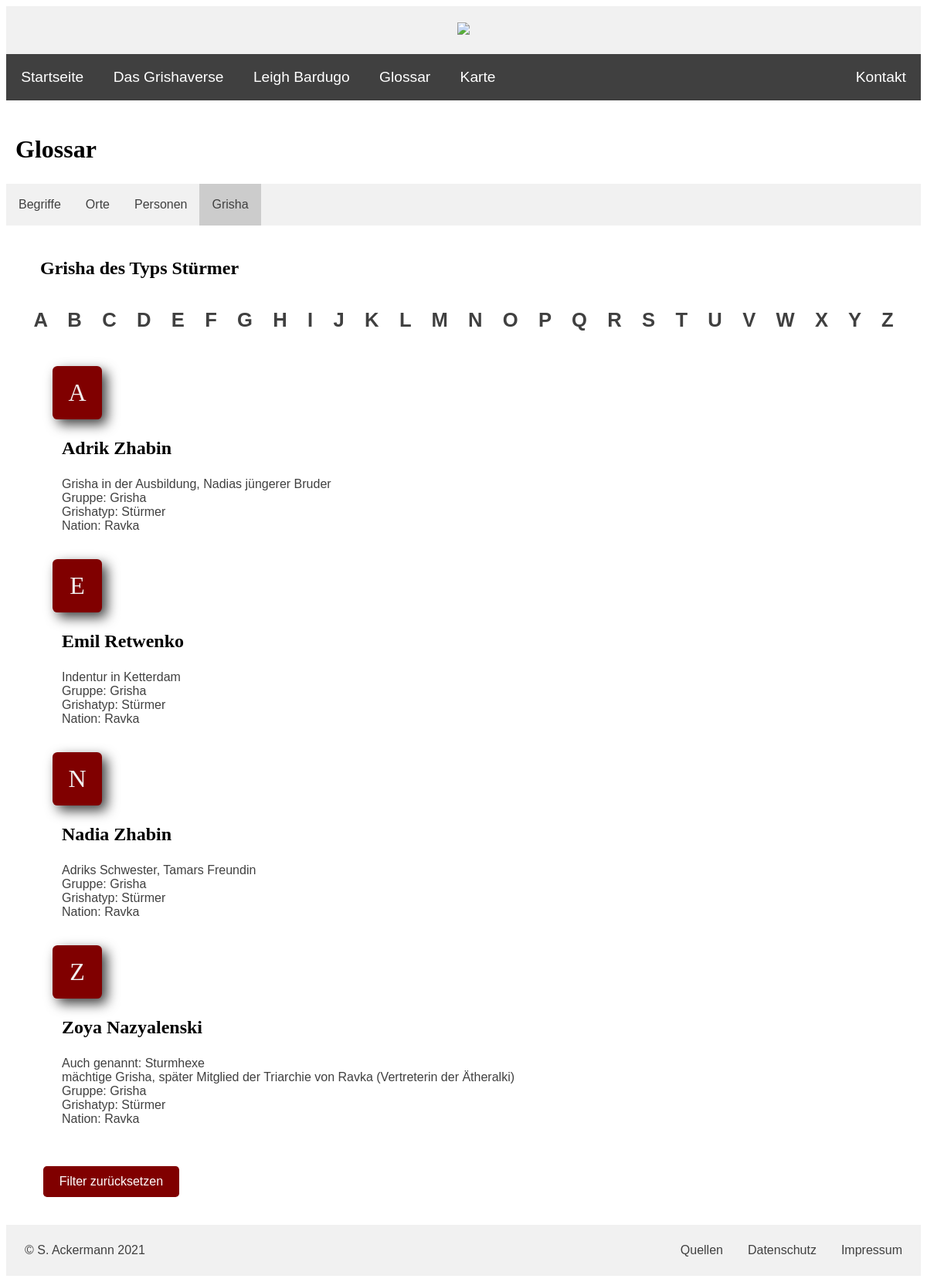
The page /PHP/glossary_grisha_filtergrisha.php?grisha=3 on the database its author committed.
### tables this page shows
CREATE TABLE `grisha` (
  `ID` int(10) UNSIGNED NOT NULL,
  `name` text NOT NULL,
  `orden` int(10) NOT NULL,
  `beschreibung` text NOT NULL,
  `kefta_farbe` text NOT NULL
);

CREATE TABLE `personen` (
  `ID` int(10) NOT NULL,
  `vorname` text DEFAULT NULL,
  `nachname` text DEFAULT NULL,
  `weitere_namen` text DEFAULT NULL,
  `geschlecht` text NOT NULL,
  `nation` int(10) NOT NULL,
  `gruppe` int(10) DEFAULT NULL,
  `grisha_typ` int(10) DEFAULT NULL,
  `beschreibung` text DEFAULT NULL,
  `namegesamt` text DEFAULT NULL
);

CREATE TABLE `gruppen` (
  `ID` int(10) NOT NULL,
  `name` text NOT NULL,
  `nation` int(10) NOT NULL
);

CREATE TABLE `nationen` (
  `ID` int(10) NOT NULL,
  `name` text NOT NULL
);

### PHP/glossary_grisha_filtergrisha.php (the view, shortened to what this page needs)
<?php
include ("header.inc.php");
include ("navbar.inc.php");
?>
    <div>
        <h2>Glossar</h2>
    </div>
    <div class="glossary-nav">
        <ul>
            <li><a href="glossary_begriffe.php">Begriffe</a></li>
            <li><a href="glossary_orte.php">Orte</a></li>
            <li><a href="glossary_personen.php">Personen</a></li>
            <li><a href="glossary_grisha.php" class="active">Grisha</a></li>
        </ul>
    </div>
    <br>
    <?php
        require_once "config.inc.php";
        if (is_null($_REQUEST["grisha"])) {
            $grishaSuche = "";
        } else {
            $grishaSuche = $_REQUEST["grisha"];
        }
        $alph = array("A", "B", "C", "D", "E", "F", "G", "H", "I", "J", "K", "L", "M", "N", "O", "P", "Q", "R", "S", "T", "U", "V", "W", "X", "Y", "Z");
        $res = mysqli_query($conn, "SELECT personen.vorname, personen.nachname, personen.weitere_namen,
        personen.geschlecht, personen.beschreibung,
        gruppen.name as gruppe,
        grisha.name as grisha,
        nationen.name as nation
        FROM personen
        JOIN gruppen on personen.gruppe = gruppen.ID
        JOIN grisha on personen.grisha_typ = grisha.ID
        JOIN nationen on personen.nation = nationen.ID
        WHERE personen.grisha_typ = '$grishaSuche'");
        $filt =  mysqli_query($conn, "SELECT * FROM grisha WHERE ID = '$grishaSuche'");
        $f = $filt->fetch_assoc();
        if (mysqli_num_rows($res) >= 1) {
            echo "<div class='glossary-res'><h3>Grisha des Typs " . $f['name'] . "</h3></div>";
            echo
            "<div class='letters-bg'>
                <strong>
                    <a class='link' href='#personen_letter-A'>A</a> <a class='link' href='#personen_letter-B'>B</a> <a class='link' href='#personen_letter-C'>C</a>
                    <a class='link' href='#personen_letter-D'>D</a> <a class='link' href='#personen_letter-E'>E</a> <a class='link' href='#personen_letter-F'>F</a>
                    <a class='link' href='#personen_letter-G'>G</a> <a class='link' href='#personen_letter-H'>H</a> <a class='link' href='#personen_letter-I'>I</a>
                    <a class='link' href='#personen_letter-J'>J</a> <a class='link' href='#personen_letter-K'>K</a> <a class='link' href='#personen_letter-L'>L</a>
                    <a class='link' href='#personen_letter-M'>M</a> <a class='link' href='#personen_letter-N'>N</a> <a class='link' href='#personen_letter-O'>O</a>
                    <a class='link' href='#personen_letter-P'>P</a> <a class='link' href='#personen_letter-Q'>Q</a> <a class='link' href='#personen_letter-R'>R</a>
                    <a class='link' href='#personen_letter-S'>S</a> <a class='link' href='#personen_letter-T'>T</a> <a class='link' href='#personen_letter-U'>U</a>
                    <a class='link' href='#personen_letter-V'>V</a> <a class='link' href='#personen_letter-W'>W</a> <a class='link' href='#personen_letter-X'>X</a>
                    <a class='link' href='#personen_letter-Y'>Y</a> <a class='link' href='#personen_letter-Z'>Z</a>
                </strong>
            </div>
            <br>";
            foreach ($alph as $i){
                $result = mysqli_query($conn, "SELECT personen.vorname, personen.nachname, personen.weitere_namen,
                personen.geschlecht, personen.beschreibung,
                gruppen.name as gruppe,
                grisha.name as grisha,
                nationen.name as nation
                FROM personen
                JOIN gruppen on personen.gruppe = gruppen.ID
                JOIN grisha on personen.grisha_typ = grisha.ID
                JOIN nationen on personen.nation = nationen.ID
                WHERE personen.grisha_typ = '$grishaSuche' AND personen.vorname LIKE '$i%'
                ORDER BY personen.vorname ASC");
                if (mysqli_num_rows($result) >= 1) {
                    echo "<div id='personen_letter-$i' class='big-letter'>" . $i . "</div>";
                }
                echo "<div class='glossary-bg'><ul>";
                while ($j = mysqli_fetch_assoc($result)) {
                    echo "<li><h3>" . $j["vorname"] . " " . $j["nachname"] . "</h3><uo>";
                    if ($j["weitere_namen"]) {
                        echo "<li>Auch genannt: " . $j["weitere_namen"] . "</li>";
                    }
                    if ($j["beschreibung"]) {
                        echo "<li>". $j["beschreibung"] . "</li>";
                    }
                    if ($j["gruppe"] != "Keine Gruppe/unbekannt") {
                        echo "<li>Gruppe: " . $j["gruppe"] . "</li>";
                    }
                    if ($j["grisha"] != "Kein Grisha") {
                        echo "<li>Grishatyp: " . $j["grisha"] . "</li>";
                    }
                    if ($j["nation"] != "Keine Nation/unbekannt") {
                        echo "<li>Nation: " . $j["nation"] . "</li>";
                    }
                    echo "</uo></li><br>";
                }
                echo "</ul></div>";
            }
        } else {
            echo "<div class='glossary-res'><h3>Keine Grisha des Typs " . $f['name'] . " gefunden</h3></div><br>";
        }
    ?>
    <br>
    <div class='glossary-res'>
        <form method='post' action='glossary_grisha.php'>
            <input id='submit-button' type='submit' value='Filter zurücksetzen'/>
        </form>
    </div>
<?php include ("footer.inc.php"); ?>

### PHP/header.inc.php (shortened to what this page needs)
<!DOCTYPE html>
<html lang="de">
<head>
    <link rel="stylesheet" href="../CSS/style.css">
    <link rel="stylesheet" href="../CSS/header_footer.css">
    <link rel="stylesheet" href="../CSS/navbar.css">
    <link rel="stylesheet" href="../CSS/slideshow.css">
    <link rel="stylesheet" href="../CSS/flexbox.css">
    <link rel="stylesheet" href="../CSS/glossary.css">
    <link rel="stylesheet" href="../CSS/form.css">
    <link rel="stylesheet" href="https://cdnjs.cloudflare.com/ajax/libs/font-awesome/4.7.0/css/font-awesome.min.css">
    <link href="https://cdn.jsdelivr.net/npm/select2@4.1.0-rc.0/dist/css/select2.min.css" rel="stylesheet"/>
</head>
<body>
    <div class="header">
        <a href="index.php"><img src="../images/images/logo.jpg" style="width:10%"></a>
    </div>

### PHP/navbar.inc.php (shortened to what this page needs)
<nav id="myTopnav">
    <ul>
        <li><a href="index.php">Startseite</a></li>
        <li class="dropdown">
            <a class="dropdown-item" href="about.php">Das Grishaverse</a>
        </li>
        <li><a href="author.php">Leigh Bardugo</a></li>
        <li><a href="glossary_begriffe.php">Glossar</a></li>
        <li><a href="map.php">Karte</a></li>
        <li class="right"><a href="contact.php">Kontakt</a></li>
    </ul>
</nav>
<br>

### PHP/footer.inc.php
    <br>
    <br>
    <div class="footer">
        <ul>
            <li class="left"><a>© S. Ackermann 2021</a></li>
            <li><a href="impressum.php">Impressum</a></li>
            <li><a href="privacy.php">Datenschutz</a></li>
            <li><a href="sources.php">Quellen</a></li>
        </ul>
    </div>
</body>
</html>

### CSS/style.css (style rules this page uses)
body { background-color: white; font-family: 'Helvetica', 'Verdana', sans-serif; font-size: 100%; color: #404040; }
h2 { font-family: 'Garamond', 'Georgia', serif; font-size: 2em; color: black; margin-left: 12px; }
h3 { font-family: 'Garamond', 'Georgia', serif; font-size: 1.5em; color: black; margin-left: 12px; }
a.link:link { text-decoration: none; color: #404040; }

### CSS/header_footer.css (style rules this page uses)
.header { background-color: #f1f1f1; padding: 1.3em; text-align: center; }
.footer { width: 100%; background-color: #f1f1f1; padding: 0.5em; bottom: 0; position: static; }
.footer ul { list-style-type: none; margin: 0; padding: 0; overflow: hidden; background-color: #f1f1f1; }
.footer ul li { display: block; padding: 1em; float: right; text-align: center; font-size: 1em; text-decoration: none; }
.footer ul li.left { float: left; }
.footer ul li a:link { text-decoration: none; color: #404040; }

### CSS/navbar.css (style rules this page uses)
nav ul { list-style-type: none; margin: 0; padding: 0; overflow: hidden; background-color: #404040; z-index: 2; }
nav ul li { float: left; font-size: 1.2em; }
nav ul li.right { float: right; }
nav ul li a { display: block; color: white; text-align: center; padding: 1em; text-decoration: none; }
nav .dropdown { display: inline-block; }
nav .dropdown a.dropdown-item { background-color:#404040; color: white; }

### CSS/slideshow.css (style rules this page uses)
* { box-sizing:border-box }
.active, .dot:hover { background-color: #404040; }

### CSS/glossary.css (style rules this page uses)
.glossary-nav ul { background-color: #f1f1f1; list-style-type: none; margin: 0; padding: 0; overflow: hidden; transition: 0.4s; }
.glossary-nav ul li { float: left; }
.glossary-nav ul li a { display: block; color: #404040; text-align: center; padding: 18px 16px; text-decoration: none; }
.glossary-nav .active { background-color: #ccc; color: #404040; }
.active, .accordion:hover { background-color: #ccc; color: #404040; }
.big-letter { background: #800000; border-radius: 0.2em; margin: 12px 0 0 60px; padding: 0.5em 0.5em; display: block; width: 2em; text-align: center; font-family: 'Garamond', 'Georgia', serif;; font-size: 2em; color: #f1f1f1; box-shadow: 0.2em 0.2em 0.5em #404040; }
.letters-bg { position: sticky; top: 0; background-color: white; margin: 12px 0 0 0; padding: 0.5em 1.1em; text-align: center; font-size: 1.6em; word-spacing: 0.75em; line-height: 1.3em; }
.glossary-bg { margin-left: 16px; }
.glossary-bg ul { list-style-type: none; margin-left: 16px; }
.glossary-bg ul h3 { margin-left: 0; }
.glossary-res { margin-left: 32px; }
.glossary-res #submit-button { margin-left: 16px; }

### CSS/form.css (style rules this page uses)
input[type=submit] { background-color: #800000; color: white; text-align: center; font-family: 'Helvetica', 'Verdana', sans-serif; font-size: 1em; border-radius: 0.3em; padding: 0.7em 1.3em; border: none; cursor: pointer; }

### rows shown on the page
grisha: name "Stürmer"
personen: vorname "Adrik", nachname "Zhabin", beschreibung "Grisha in der Ausbildung, Nadias jüngerer Bruder", gruppen.name "Grisha", grisha.name "Stürmer", nationen.name "Ravka"
personen: vorname "Emil", nachname "Retwenko", beschreibung "Indentur in Ketterdam", gruppen.name "Grisha", grisha.name "Stürmer", nationen.name "Ravka"
personen: vorname "Nadia", nachname "Zhabin", beschreibung "Adriks Schwester, Tamars Freundin", gruppen.name "Grisha", grisha.name "Stürmer", nationen.name "Ravka"
personen: vorname "Zoya", nachname "Nazyalenski", weitere_namen "Sturmhexe", beschreibung "mächtige Grisha, später Mitglied der Triarchie von Ravka (Vertreterin der Ätheralki)", gruppen.name "Grisha", grisha.name "Stürmer", nationen.name "Ravka"

### other values the page prints
$i "A"
$i "E"
$i "N"
$i "Z"
